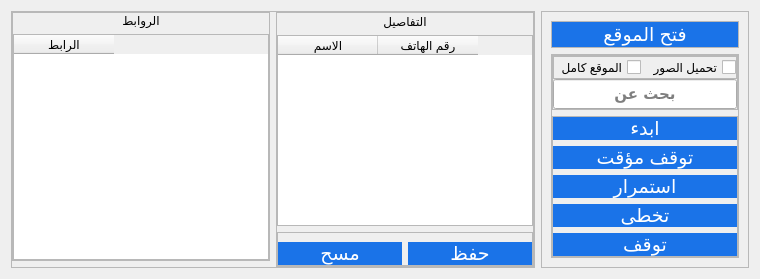
         <widget class="QWidget" name="tab">
          <attribute name="title">
           <string>جوجل ماب</string>
          </attribute>
          <layout class="QHBoxLayout" name="horizontalLayout_4" stretch="3,1">
           <item>
            <widget class="QFrame" name="frame_6">
             <property name="sizePolicy">
              <sizepolicy hsizetype="Expanding" vsizetype="Expanding">
               <horstretch>0</horstretch>
               <verstretch>0</verstretch>
              </sizepolicy>
             </property>
             <property name="styleSheet">
              <string notr="true">
QPushButton
{
background-color: rgb(26, 115, 232);
color: rgb(255, 255, 255);
border-radius: 20px;

}
QPushButton::hover
{
	background-color: rgb(114, 159, 207);
}

QPushButton:pressed
{
    color: black;
    background-color: #D1DBCB;
    padding-top: -15px;
    padding-bottom: -17px;
}</string>
             </property>
             <property name="frameShape">
              <enum>QFrame::StyledPanel</enum>
             </property>
             <property name="frameShadow">
              <enum>QFrame::Raised</enum>
             </property>
             <layout class="QGridLayout" name="gridLayout_2">
              <property name="leftMargin">
               <number>0</number>
              </property>
              <property name="topMargin">
               <number>0</number>
              </property>
              <property name="rightMargin">
               <number>0</number>
              </property>
              <property name="bottomMargin">
               <number>0</number>
              </property>
              <item row="0" column="1" rowspan="2">
               <widget class="QFrame" name="frame_13">
                <property name="frameShape">
                 <enum>QFrame::StyledPanel</enum>
                </property>
                <property name="frameShadow">
                 <enum>QFrame::Raised</enum>
                </property>
                <layout class="QGridLayout" name="gridLayout_9" rowstretch="1,12,2">
                 <property name="leftMargin">
                  <number>0</number>
                 </property>
                 <property name="topMargin">
                  <number>0</number>
                 </property>
                 <property name="rightMargin">
                  <number>0</number>
                 </property>
                 <property name="bottomMargin">
                  <number>0</number>
                 </property>
                 <item row="2" column="1">
                  <widget class="QFrame" name="frame_20">
                   <property name="sizePolicy">
                    <sizepolicy hsizetype="Expanding" vsizetype="Expanding">
                     <horstretch>0</horstretch>
                     <verstretch>0</verstretch>
                    </sizepolicy>
                   </property>
                   <property name="minimumSize">
                    <size>
                     <width>0</width>
                     <height>0</height>
                    </size>
                   </property>
                   <property name="maximumSize">
                    <size>
                     <width>16777215</width>
                     <height>16777215</height>
                    </size>
                   </property>
                   <property name="frameShape">
                    <enum>QFrame::StyledPanel</enum>
                   </property>
                   <property name="frameShadow">
                    <enum>QFrame::Raised</enum>
                   </property>
                   <layout class="QHBoxLayout" name="horizontalLayout_7">
                    <property name="leftMargin">
                     <number>0</number>
                    </property>
                    <property name="rightMargin">
                     <number>0</number>
                    </property>
                    <property name="bottomMargin">
                     <number>0</number>
                    </property>
                    <item>
                     <widget class="QPushButton" name="pushButton_11">
                      <property name="sizePolicy">
                       <sizepolicy hsizetype="Expanding" vsizetype="Expanding">
                        <horstretch>0</horstretch>
                        <verstretch>0</verstretch>
                       </sizepolicy>
                      </property>
                      <property name="minimumSize">
                       <size>
                        <width>0</width>
                        <height>0</height>
                       </size>
                      </property>
                      <property name="maximumSize">
                       <size>
                        <width>16777215</width>
                        <height>16777215</height>
                       </size>
                      </property>
                      <property name="font">
                       <font>
                        <pointsize>14</pointsize>
                       </font>
                      </property>
                      <property name="cursor">
                       <cursorShape>PointingHandCursor</cursorShape>
                      </property>
                      <property name="styleSheet">
                       <string notr="true"/>
                      </property>
                      <property name="text">
                       <string>مسح</string>
                      </property>
                     </widget>
                    </item>
                    <item>
                     <widget class="QPushButton" name="pushButton_10">
                      <property name="sizePolicy">
                       <sizepolicy hsizetype="Expanding" vsizetype="Expanding">
                        <horstretch>0</horstretch>
                        <verstretch>0</verstretch>
                       </sizepolicy>
                      </property>
                      <property name="minimumSize">
                       <size>
                        <width>0</width>
                        <height>0</height>
                       </size>
                      </property>
                      <property name="maximumSize">
                       <size>
                        <width>16777215</width>
                        <height>16777215</height>
                       </size>
                      </property>
                      <property name="font">
                       <font>
                        <pointsize>14</pointsize>
                       </font>
                      </property>
                      <property name="cursor">
                       <cursorShape>PointingHandCursor</cursorShape>
                      </property>
                      <property name="styleSheet">
                       <string notr="true"/>
                      </property>
                      <property name="text">
                       <string>حفظ</string>
                      </property>
                     </widget>
                    </item>
                   </layout>
                  </widget>
                 </item>
                 <item row="1" column="1">
                  <widget class="QTableWidget" name="tableWidget_2">
                   <column>
                    <property name="text">
                     <string>الاسم</string>
                    </property>
                   </column>
                   <column>
                    <property name="text">
                     <string>رقم الهاتف</string>
                    </property>
                   </column>
                  </widget>
                 </item>
                 <item row="0" column="1">
                  <widget class="QLabel" name="label_2">
                   <property name="font">
                    <font>
                     <pointsize>9</pointsize>
                    </font>
                   </property>
                   <property name="styleSheet">
                    <string notr="true"/>
                   </property>
                   <property name="text">
                    <string>التفاصيل</string>
                   </property>
                   <property name="alignment">
                    <set>Qt::AlignCenter</set>
                   </property>
                  </widget>
                 </item>
                </layout>
               </widget>
              </item>
              <item row="0" column="0">
               <widget class="QFrame" name="frame_21">
                <property name="frameShape">
                 <enum>QFrame::StyledPanel</enum>
                </property>
                <property name="frameShadow">
                 <enum>QFrame::Raised</enum>
                </property>
                <layout class="QGridLayout" name="gridLayout_10" rowstretch="1,15">
                 <property name="leftMargin">
                  <number>0</number>
                 </property>
                 <property name="topMargin">
                  <number>0</number>
                 </property>
                 <property name="rightMargin">
                  <number>0</number>
                 </property>
                 <property name="bottomMargin">
                  <number>0</number>
                 </property>
                 <item row="0" column="0">
                  <widget class="QLabel" name="label">
                   <property name="font">
                    <font>
                     <pointsize>9</pointsize>
                    </font>
                   </property>
                   <property name="styleSheet">
                    <string notr="true"/>
                   </property>
                   <property name="text">
                    <string>الروابط</string>
                   </property>
                   <property name="alignment">
                    <set>Qt::AlignCenter</set>
                   </property>
                  </widget>
                 </item>
                 <item row="1" column="0">
                  <widget class="QTableWidget" name="tableWidget">
                   <column>
                    <property name="text">
                     <string>الرابط</string>
                    </property>
                   </column>
                  </widget>
                 </item>
                </layout>
               </widget>
              </item>
             </layout>
            </widget>
           </item>
           <item>
            <widget class="QFrame" name="frame_7">
             <property name="sizePolicy">
              <sizepolicy hsizetype="Expanding" vsizetype="Expanding">
               <horstretch>0</horstretch>
               <verstretch>0</verstretch>
              </sizepolicy>
             </property>
             <property name="styleSheet">
              <string notr="true">
QPushButton
{
background-color: rgb(26, 115, 232);
color: rgb(255, 255, 255);
border-radius: 20px;

}
QPushButton::hover
{
	background-color: rgb(114, 159, 207);
}

QPushButton:pressed
{
    color: black;
    background-color: #D1DBCB;
    padding-top: -15px;
    padding-bottom: -17px;
}</string>
             </property>
             <property name="frameShape">
              <enum>QFrame::StyledPanel</enum>
             </property>
             <property name="frameShadow">
              <enum>QFrame::Raised</enum>
             </property>
             <layout class="QGridLayout" name="gridLayout_3" rowstretch="1,4">
              <item row="1" column="2">
               <widget class="QFrame" name="frame_5">
                <property name="sizePolicy">
                 <sizepolicy hsizetype="Expanding" vsizetype="Expanding">
                  <horstretch>0</horstretch>
                  <verstretch>0</verstretch>
                 </sizepolicy>
                </property>
                <property name="maximumSize">
                 <size>
                  <width>16777215</width>
                  <height>16777215</height>
                 </size>
                </property>
                <property name="frameShape">
                 <enum>QFrame::StyledPanel</enum>
                </property>
                <property name="frameShadow">
                 <enum>QFrame::Raised</enum>
                </property>
                <layout class="QGridLayout" name="gridLayout_4" rowstretch="0,1,4,0">
                 <property name="leftMargin">
                  <number>0</number>
                 </property>
                 <property name="topMargin">
                  <number>0</number>
                 </property>
                 <property name="rightMargin">
                  <number>0</number>
                 </property>
                 <property name="bottomMargin">
                  <number>0</number>
                 </property>
                 <item row="1" column="0">
                  <widget class="QFrame" name="frame_11">
                   <property name="sizePolicy">
                    <sizepolicy hsizetype="Expanding" vsizetype="Expanding">
                     <horstretch>0</horstretch>
                     <verstretch>0</verstretch>
                    </sizepolicy>
                   </property>
                   <property name="layoutDirection">
                    <enum>Qt::RightToLeft</enum>
                   </property>
                   <property name="locale">
                    <locale language="Arabic" country="Egypt"/>
                   </property>
                   <property name="frameShape">
                    <enum>QFrame::StyledPanel</enum>
                   </property>
                   <property name="frameShadow">
                    <enum>QFrame::Raised</enum>
                   </property>
                   <layout class="QVBoxLayout" name="verticalLayout">
                    <property name="spacing">
                     <number>0</number>
                    </property>
                    <property name="leftMargin">
                     <number>0</number>
                    </property>
                    <property name="topMargin">
                     <number>0</number>
                    </property>
                    <property name="rightMargin">
                     <number>0</number>
                    </property>
                    <property name="bottomMargin">
                     <number>0</number>
                    </property>
                    <item>
                     <widget class="QFrame" name="frame_12">
                      <property name="sizePolicy">
                       <sizepolicy hsizetype="Expanding" vsizetype="Expanding">
                        <horstretch>0</horstretch>
                        <verstretch>0</verstretch>
                       </sizepolicy>
                      </property>
                      <property name="frameShape">
                       <enum>QFrame::StyledPanel</enum>
                      </property>
                      <property name="frameShadow">
                       <enum>QFrame::Raised</enum>
                      </property>
                      <layout class="QHBoxLayout" name="horizontalLayout_8">
                       <property name="leftMargin">
                        <number>0</number>
                       </property>
                       <property name="topMargin">
                        <number>0</number>
                       </property>
                       <property name="rightMargin">
                        <number>0</number>
                       </property>
                       <property name="bottomMargin">
                        <number>0</number>
                       </property>
                       <item>
                        <widget class="QCheckBox" name="checkBox">
                         <property name="sizePolicy">
                          <sizepolicy hsizetype="Expanding" vsizetype="Expanding">
                           <horstretch>0</horstretch>
                           <verstretch>0</verstretch>
                          </sizepolicy>
                         </property>
                         <property name="font">
                          <font>
                           <pointsize>9</pointsize>
                          </font>
                         </property>
                         <property name="cursor">
                          <cursorShape>PointingHandCursor</cursorShape>
                         </property>
                         <property name="styleSheet">
                          <string notr="true"/>
                         </property>
                         <property name="text">
                          <string>تحميل الصور</string>
                         </property>
                        </widget>
                       </item>
                       <item>
                        <widget class="QCheckBox" name="checkBox_2">
                         <property name="sizePolicy">
                          <sizepolicy hsizetype="Expanding" vsizetype="Expanding">
                           <horstretch>0</horstretch>
                           <verstretch>0</verstretch>
                          </sizepolicy>
                         </property>
                         <property name="font">
                          <font>
                           <pointsize>9</pointsize>
                          </font>
                         </property>
                         <property name="cursor">
                          <cursorShape>PointingHandCursor</cursorShape>
                         </property>
                         <property name="styleSheet">
                          <string notr="true"/>
                         </property>
                         <property name="text">
                          <string>الموقع كامل</string>
                         </property>
                        </widget>
                       </item>
                      </layout>
                     </widget>
                    </item>
                    <item>
                     <widget class="QLineEdit" name="lineEdit_6">
                      <property name="sizePolicy">
                       <sizepolicy hsizetype="Expanding" vsizetype="Expanding">
                        <horstretch>0</horstretch>
                        <verstretch>0</verstretch>
                       </sizepolicy>
                      </property>
                      <property name="maximumSize">
                       <size>
                        <width>16777215</width>
                        <height>16777215</height>
                       </size>
                      </property>
                      <property name="font">
                       <font>
                        <family>Almarai</family>
                        <pointsize>11</pointsize>
                        <weight>75</weight>
                        <bold>true</bold>
                       </font>
                      </property>
                      <property name="styleSheet">
                       <string notr="true"/>
                      </property>
                      <property name="alignment">
                       <set>Qt::AlignCenter</set>
                      </property>
                      <property name="placeholderText">
                       <string>بحث عن</string>
                      </property>
                      <property name="cursorMoveStyle">
                       <enum>Qt::LogicalMoveStyle</enum>
                      </property>
                      <property name="clearButtonEnabled">
                       <bool>true</bool>
                      </property>
                     </widget>
                    </item>
                   </layout>
                  </widget>
                 </item>
                 <item row="2" column="0">
                  <widget class="QFrame" name="frame_17">
                   <property name="frameShape">
                    <enum>QFrame::StyledPanel</enum>
                   </property>
                   <property name="frameShadow">
                    <enum>QFrame::Raised</enum>
                   </property>
                   <layout class="QGridLayout" name="gridLayout_8">
                    <property name="leftMargin">
                     <number>0</number>
                    </property>
                    <property name="topMargin">
                     <number>0</number>
                    </property>
                    <property name="rightMargin">
                     <number>0</number>
                    </property>
                    <property name="bottomMargin">
                     <number>0</number>
                    </property>
                    <item row="0" column="0">
                     <widget class="QPushButton" name="pushButton">
                      <property name="sizePolicy">
                       <sizepolicy hsizetype="Expanding" vsizetype="Expanding">
                        <horstretch>0</horstretch>
                        <verstretch>0</verstretch>
                       </sizepolicy>
                      </property>
                      <property name="minimumSize">
                       <size>
                        <width>0</width>
                        <height>0</height>
                       </size>
                      </property>
                      <property name="maximumSize">
                       <size>
                        <width>16777215</width>
                        <height>16777215</height>
                       </size>
                      </property>
                      <property name="font">
                       <font>
                        <pointsize>14</pointsize>
                       </font>
                      </property>
                      <property name="cursor">
                       <cursorShape>PointingHandCursor</cursorShape>
                      </property>
                      <property name="styleSheet">
                       <string notr="true"/>
                      </property>
                      <property name="text">
                       <string>ابدء</string>
                      </property>
                     </widget>
                    </item>
                    <item row="1" column="0">
                     <widget class="QPushButton" name="pushButton_4">
                      <property name="sizePolicy">
                       <sizepolicy hsizetype="Expanding" vsizetype="Expanding">
                        <horstretch>0</horstretch>
                        <verstretch>0</verstretch>
                       </sizepolicy>
                      </property>
                      <property name="minimumSize">
                       <size>
                        <width>0</width>
                        <height>0</height>
                       </size>
                      </property>
                      <property name="maximumSize">
                       <size>
                        <width>16777215</width>
                        <height>16777215</height>
                       </size>
                      </property>
                      <property name="font">
                       <font>
                        <pointsize>14</pointsize>
                       </font>
                      </property>
                      <property name="cursor">
                       <cursorShape>PointingHandCursor</cursorShape>
                      </property>
                      <property name="text">
                       <string>توقف مؤقت</string>
                      </property>
                     </widget>
                    </item>
                    <item row="2" column="0">
                     <widget class="QPushButton" name="pushButton_3">
                      <property name="sizePolicy">
                       <sizepolicy hsizetype="Expanding" vsizetype="Expanding">
                        <horstretch>0</horstretch>
                        <verstretch>0</verstretch>
                       </sizepolicy>
                      </property>
                      <property name="minimumSize">
                       <size>
                        <width>0</width>
                        <height>0</height>
                       </size>
                      </property>
                      <property name="maximumSize">
                       <size>
                        <width>16777215</width>
                        <height>16777215</height>
                       </size>
                      </property>
                      <property name="font">
                       <font>
                        <pointsize>14</pointsize>
                       </font>
                      </property>
                      <property name="cursor">
                       <cursorShape>PointingHandCursor</cursorShape>
                      </property>
                      <property name="text">
                       <string>استمرار</string>
                      </property>
                     </widget>
                    </item>
                    <item row="3" column="0">
                     <widget class="QPushButton" name="pushButton_8">
                      <property name="sizePolicy">
                       <sizepolicy hsizetype="Expanding" vsizetype="Expanding">
                        <horstretch>0</horstretch>
                        <verstretch>0</verstretch>
                       </sizepolicy>
                      </property>
                      <property name="minimumSize">
                       <size>
                        <width>0</width>
                        <height>0</height>
                       </size>
                      </property>
                      <property name="maximumSize">
                       <size>
                        <width>16777215</width>
                        <height>16777215</height>
                       </size>
                      </property>
                      <property name="font">
                       <font>
                        <pointsize>14</pointsize>
                       </font>
                      </property>
                      <property name="cursor">
                       <cursorShape>PointingHandCursor</cursorShape>
                      </property>
                      <property name="text">
                       <string>تخطى</string>
                      </property>
                     </widget>
                    </item>
                    <item row="4" column="0">
                     <widget class="QPushButton" name="pushButton_2">
                      <property name="sizePolicy">
                       <sizepolicy hsizetype="Expanding" vsizetype="Expanding">
                        <horstretch>0</horstretch>
                        <verstretch>0</verstretch>
                       </sizepolicy>
                      </property>
                      <property name="minimumSize">
                       <size>
                        <width>0</width>
                        <height>0</height>
                       </size>
                      </property>
                      <property name="maximumSize">
                       <size>
                        <width>16777215</width>
                        <height>16777215</height>
                       </size>
                      </property>
                      <property name="font">
                       <font>
                        <pointsize>14</pointsize>
                       </font>
                      </property>
                      <property name="cursor">
                       <cursorShape>PointingHandCursor</cursorShape>
                      </property>
                      <property name="text">
                       <string>توقف</string>
                      </property>
                     </widget>
                    </item>
                   </layout>
                  </widget>
                 </item>
                </layout>
               </widget>
              </item>
              <item row="0" column="2">
               <widget class="QFrame" name="frame">
                <property name="sizePolicy">
                 <sizepolicy hsizetype="Expanding" vsizetype="Expanding">
                  <horstretch>0</horstretch>
                  <verstretch>0</verstretch>
                 </sizepolicy>
                </property>
                <property name="maximumSize">
                 <size>
                  <width>16777215</width>
                  <height>16777215</height>
                 </size>
                </property>
                <property name="frameShape">
                 <enum>QFrame::StyledPanel</enum>
                </property>
                <property name="frameShadow">
                 <enum>QFrame::Raised</enum>
                </property>
                <layout class="QHBoxLayout" name="horizontalLayout_3">
                 <property name="leftMargin">
                  <number>0</number>
                 </property>
                 <property name="topMargin">
                  <number>0</number>
                 </property>
                 <property name="rightMargin">
                  <number>0</number>
                 </property>
                 <property name="bottomMargin">
                  <number>0</number>
                 </property>
                 <item>
                  <widget class="QPushButton" name="pushButton_9">
                   <property name="sizePolicy">
                    <sizepolicy hsizetype="Expanding" vsizetype="Expanding">
                     <horstretch>0</horstretch>
                     <verstretch>0</verstretch>
                    </sizepolicy>
                   </property>
                   <property name="minimumSize">
                    <size>
                     <width>0</width>
                     <height>0</height>
                    </size>
                   </property>
                   <property name="maximumSize">
                    <size>
                     <width>16777215</width>
                     <height>16777215</height>
                    </size>
                   </property>
                   <property name="font">
                    <font>
                     <pointsize>14</pointsize>
                    </font>
                   </property>
                   <property name="cursor">
                    <cursorShape>PointingHandCursor</cursorShape>
                   </property>
                   <property name="styleSheet">
                    <string notr="true"/>
                   </property>
                   <property name="text">
                    <string>فتح الموقع</string>
                   </property>
                   <property name="checkable">
                    <bool>false</bool>
                   </property>
                   <property name="autoRepeat">
                    <bool>false</bool>
                   </property>
                   <property name="autoExclusive">
                    <bool>false</bool>
                   </property>
                   <property name="autoRepeatInterval">
                    <number>100</number>
                   </property>
                   <property name="autoDefault">
                    <bool>false</bool>
                   </property>
                   <property name="default">
                    <bool>false</bool>
                   </property>
                   <property name="flat">
                    <bool>false</bool>
                   </property>
                  </widget>
                 </item>
                </layout>
               </widget>
              </item>
             </layout>
            </widget>
           </item>
          </layout>
         </widget>
